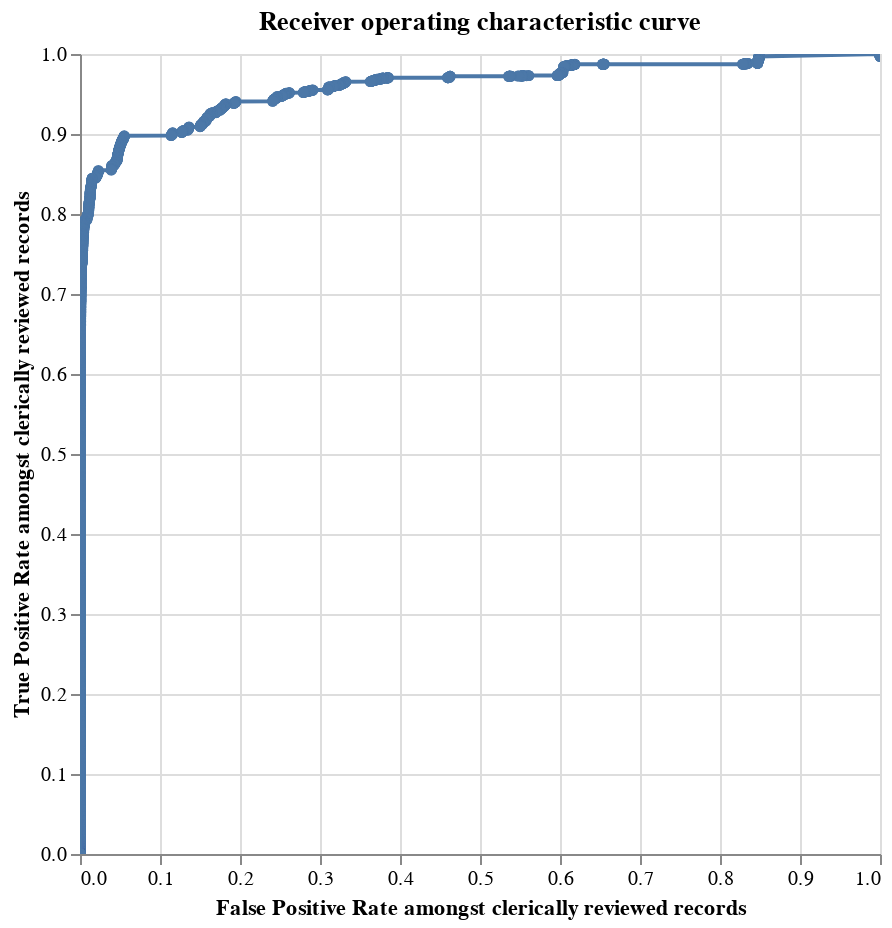

This figure's notebook cell:
### Code cell
linker.roc_chart_from_labels_column("cluster",match_weight_round_to_nearest=0.02)

### Figure 1 — Vega-Lite specification as saved in the notebook (floating-point values rounded to 4 significant figures; data arrays with more than 128 entries replaced by an {"elided": "..."} marker saying what was removed)
{"config": {"view": {"continuousWidth": 300, "continuousHeight": 300}}, "data": {"name": "data-d9b3bd014b5ddc921973bebb782e41f7"}, "mark": {"type": "line", "clip": true, "point": true}, "encoding": {"tooltip": [{"field": "truth_threshold", "format": ".4f", "type": "quantitative"}, {"field": "match_probability", "format": ".4%", "type": "quantitative"}, {"field": "fp_rate", "format": ".4f", "title": "FP_rate", "type": "quantitative"}, {"field": "tp_rate", "format": ".4f", "title": "TP_rate", "type": "quantitative"}, {"field": "tp", "format": ",.0f", "title": "TP", "type": "quantitative"}, {"field": "tn", "format": ",.0f", "title": "TN", "type": "quantitative"}, {"field": "fp", "format": ",.0f", "title": "FP", "type": "quantitative"}, {"field": "fn", "format": ",.0f", "title": "FN", "type": "quantitative"}, {"field": "precision", "format": ".4f", "type": "quantitative"}, {"field": "recall", "format": ".4f", "type": "quantitative"}, {"field": "f1", "format": ".4f", "title": "F1", "type": "quantitative"}], "x": {"field": "fp_rate", "sort": ["truth_threshold"], "title": "False Positive Rate amongst clerically reviewed records", "type": "quantitative"}, "y": {"field": "tp_rate", "sort": ["truth_threshold"], "title": "True Positive Rate amongst clerically reviewed records", "type": "quantitative"}}, "height": 400, "params": [{"name": "mouse_zoom", "select": {"type": "interval", "encodings": ["x"]}, "bind": "scales"}], "title": "Receiver operating characteristic curve", "width": 400, "$schema": "https://vega.github.io/schema/vega-lite/v5.9.3.json", "datasets": {"data-d9b3bd014b5ddc921973bebb782e41f7": {"elided": "3653 records"}}}
